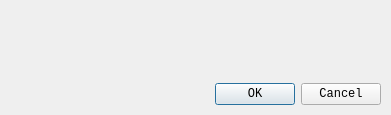
<?xml version="1.0" encoding="UTF-8"?>
<ui version="4.0">
 <class>Dialog</class>
 <widget class="QDialog" name="Dialog">
  <property name="geometry">
   <rect>
    <x>0</x>
    <y>0</y>
    <width>391</width>
    <height>115</height>
   </rect>
  </property>
  <property name="windowTitle">
   <string>Prompt</string>
  </property>
  <property name="windowIcon">
   <iconset resource="icon.qrc">
    <normaloff>:/ico/.imgs/prompt.png</normaloff>:/ico/.imgs/prompt.png</iconset>
  </property>
  <widget class="QDialogButtonBox" name="buttonBox">
   <property name="geometry">
    <rect>
     <x>10</x>
     <y>78</y>
     <width>371</width>
     <height>32</height>
    </rect>
   </property>
   <property name="font">
    <font>
     <family>Consolas</family>
    </font>
   </property>
   <property name="orientation">
    <enum>Qt::Horizontal</enum>
   </property>
   <property name="standardButtons">
    <set>QDialogButtonBox::Cancel|QDialogButtonBox::Ok</set>
   </property>
   <property name="centerButtons">
    <bool>false</bool>
   </property>
  </widget>
  <widget class="QLabel" name="prompt">
   <property name="geometry">
    <rect>
     <x>69</x>
     <y>25</y>
     <width>311</width>
     <height>41</height>
    </rect>
   </property>
   <property name="font">
    <font>
     <family>Consolas</family>
     <pointsize>10</pointsize>
     <italic>true</italic>
    </font>
   </property>
   <property name="text">
    <string/>
   </property>
   <property name="alignment">
    <set>Qt::AlignLeading|Qt::AlignLeft|Qt::AlignTop</set>
   </property>
   <property name="wordWrap">
    <bool>true</bool>
   </property>
  </widget>
  <widget class="QLabel" name="icon_2">
   <property name="geometry">
    <rect>
     <x>23</x>
     <y>20</y>
     <width>31</width>
     <height>31</height>
    </rect>
   </property>
   <property name="text">
    <string/>
   </property>
   <property name="pixmap">
    <pixmap resource="icon.qrc">:/ico/.imgs/提示.png</pixmap>
   </property>
   <property name="scaledContents">
    <bool>true</bool>
   </property>
  </widget>
 </widget>
 <resources>
  <include location="icon.qrc"/>
  <include location="C:/Users/SH2210002/.designer/backup/icon.qrc"/>
 </resources>
 <connections>
  <connection>
   <sender>buttonBox</sender>
   <signal>accepted()</signal>
   <receiver>Dialog</receiver>
   <slot>accept()</slot>
   <hints>
    <hint type="sourcelabel">
     <x>248</x>
     <y>254</y>
    </hint>
    <hint type="destinationlabel">
     <x>157</x>
     <y>274</y>
    </hint>
   </hints>
  </connection>
  <connection>
   <sender>buttonBox</sender>
   <signal>rejected()</signal>
   <receiver>Dialog</receiver>
   <slot>reject()</slot>
   <hints>
    <hint type="sourcelabel">
     <x>316</x>
     <y>260</y>
    </hint>
    <hint type="destinationlabel">
     <x>286</x>
     <y>274</y>
    </hint>
   </hints>
  </connection>
 </connections>
</ui>
